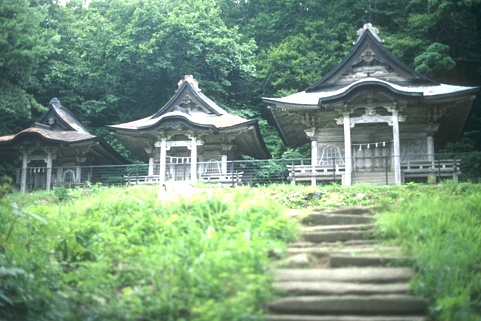
#> input picture Photos_Subset/Original/BSDS300_12_249087.jpg, 481 x 321 px; its folder holds only this picture in this run
$ jupyter execute --allow-errors poisson_anscombe_denoising.ipynb   (older library calls are emulated)
#> lines starting #> are read from the running program, lines starting #| are printed output that depends on the picture
# Poisson Noise and Anscombe Transform Denoising

This notebook simulates Poisson noise (photon counting noise) in images and removes it using the **Anscombe Transform method**.

## What This Notebook Does:

1. **Adds Poisson Noise**: Simulates noise at 5 different intensity levels (scales: 0.1, 0.5, 1.0, 2.0, 5.0)
2. **Applies Anscombe Transform Denoising**: Uses a 3-step process:
   - Transform the noisy image to stabilize variance
   - Apply a denoising filter (Gaussian, Median, or Bilateral)
   - Inverse transform back to original domain
3. **Calculates Quality Metrics**: PSNR, SSIM, MSE, Entropy, and more
4. **Generates Visualizations**: Creates histograms and sample image comparisons

## Output Directory Structure:
```
data_results/data/
├── Poisson_Anscombe_Metric/    # CSV files with quality metrics
├── Poisson_Noised_Images/       # Images with noise added
├── Poisson_Anscombe_Sample/     # Side-by-side comparisons of original, noisy, denoised
└── graph/poisson/               # Histogram visualizations of metrics
```

## Applications:
- Medical imaging (X-ray, CT scans)
- Astronomy (telescope images)
- Low-light photography
- Any photon-limited imaging scenario

## 1. Import Required Libraries

[cell 1]
import os
import cv2
import numpy as np
import random
from tqdm import tqdm
from skimage.metrics import peak_signal_noise_ratio as psnr
from skimage.metrics import structural_similarity as ssim
from scipy.stats import entropy
import pandas as pd
import matplotlib.pyplot as plt
import seaborn as sns
from pathlib import Path

# Set random seeds for reproducibility
random.seed("This is a seed.")
np.random.seed(42)

# Configure matplotlib for nice-looking plots
plt.style.use('seaborn-v0_8-darkgrid')
sns.set_palette("husl")

print("✓ All libraries imported successfully")
print(f'✓ Random seed set for reproducibility')

## 2. Configure Input and Output Paths

**IMPORTANT**: Update `base_path` to point to your folder containing original images.

The notebook will automatically create the output directory structure if it doesn't exist.

[cell 2]
# ============ INPUT PATH ============
# Update this to point to your images folder
base_path = "../Photos_Subset/Original"

# ============ OUTPUT PATH ============
# All results will be saved under this directory
output_base = "data_results/data"

# Create output directory if it doesn't exist
Path(output_base).mkdir(parents=True, exist_ok=True)
print(f"✓ Output directory: {output_base}")

# Verify input path exists
if not os.path.exists(base_path):
    raise FileNotFoundError(f"Input folder not found at: {base_path}")

if not os.path.isdir(base_path):
    raise NotADirectoryError(f"{base_path} is not a directory")

print(f"✓ Input path verified: {base_path}")

## 3. Define Poisson Noise Function

Poisson noise models the randomness in photon counting. This is the primary noise source in:
- Low-light imaging
- Medical X-rays
- Astronomy

The `scale` parameter controls noise intensity:
- **Lower scale** (e.g., 0.1) = more noise (fewer photons)
- **Higher scale** (e.g., 5.0) = less noise (more photons)

[cell 3]
def add_poisson_noise(image, scale=1.0):
    """
    Add Poisson noise to an image.

    Parameters:
    -----------
    image : numpy array
        Input image (BGR format from cv2)
    scale : float
        Noise intensity control
        - scale < 1.0: more noise (lower photon count)
        - scale = 1.0: standard Poisson noise
        - scale > 1.0: less noise (higher photon count)

    Returns:
    --------
    numpy array : Image with Poisson noise added
    """
    # Normalize to [0, 1] range
    image_normalized = image.astype(np.float64) / 255.0

    # Scale to control noise level
    scaled_image = image_normalized / scale

    # Apply Poisson noise (models photon counting)
    noisy = np.random.poisson(scaled_image * 255) / 255.0

    # Scale back
    noisy = noisy * scale

    # Convert back to uint8 [0, 255]
    noisy = np.clip(noisy * 255, 0, 255).astype(np.uint8)

    return noisy

print("✓ Poisson noise function defined")

## 4. Define Anscombe Transform Functions

The **Anscombe Transform** converts Poisson-distributed noise into approximately Gaussian noise with stable variance. This makes standard denoising filters more effective.

**Three-step denoising process:**
1. Apply Anscombe transform: `y = 2√(x + 3/8)`
2. Apply denoising filter (Gaussian, Median, or Bilateral)
3. Apply inverse transform: `x = (y/2)² - 3/8`

[cell 4]
# [87 lines left out: functions anscombe_transform, inverse_anscombe_transform, denoise_with_anscombe, not called in this run]

print("✓ Anscombe transform functions defined")

## 5. Define Image Quality Metric Functions

These functions measure how well the denoising worked:

- **PSNR** (Peak Signal-to-Noise Ratio): Higher is better (measures pixel accuracy)
- **SSIM** (Structural Similarity): Closer to 1 is better (measures perceived quality)
- **MSE** (Mean Squared Error): Lower is better (pixel-level error)
- **Entropy**: Measures information content
- **Sharpness**: Uses Laplacian variance to measure edge clarity
- **Spatial Frequency**: Measures image detail
- **Dynamic Range**: Measures contrast (max - min intensity)

[cell 5]
def calculate_entropy(image):
    """Calculate entropy (information content) of image."""
    if len(image.shape) == 3:
        gray = cv2.cvtColor(image, cv2.COLOR_BGR2GRAY)
    else:
        gray = image

    hist, _ = np.histogram(gray.flatten(), bins=256, range=(0, 256))
    hist = hist / hist.sum()
    hist = hist[hist > 0]
    return entropy(hist, base=2)


def calculate_sharpness(image):
    """Calculate image sharpness using Laplacian variance."""
    if len(image.shape) == 3:
        gray = cv2.cvtColor(image, cv2.COLOR_BGR2GRAY)
    else:
        gray = image

    laplacian = cv2.Laplacian(gray, cv2.CV_64F)
    return laplacian.var()


def calculate_spatial_frequency(image):
    """Calculate spatial frequency (measures image detail)."""
    if len(image.shape) == 3:
        gray = cv2.cvtColor(image, cv2.COLOR_BGR2GRAY)
    else:
        gray = image

    gray = gray.astype(np.float64)
    RF = np.sqrt(np.mean(np.diff(gray, axis=1) ** 2))  # Row frequency
    CF = np.sqrt(np.mean(np.diff(gray, axis=0) ** 2))  # Column frequency
    SF = np.sqrt(RF ** 2 + CF ** 2)
    return SF


def calculate_dynamic_range(image):
    """Calculate dynamic range (max - min intensity)."""
    if len(image.shape) == 3:
        gray = cv2.cvtColor(image, cv2.COLOR_BGR2GRAY)
    else:
        gray = image
    return np.max(gray) - np.min(gray)


def calculate_noise_variance(original, noisy):
    """Calculate variance of the noise (difference between images)."""
    if len(original.shape) == 3:
        original_gray = cv2.cvtColor(original, cv2.COLOR_BGR2GRAY)
        noisy_gray = cv2.cvtColor(noisy, cv2.COLOR_BGR2GRAY)
    else:
        original_gray = original
        noisy_gray = noisy

    noise = noisy_gray.astype(np.float64) - original_gray.astype(np.float64)
    return np.var(noise)


def calculate_all_metrics(original, processed, prefix=""):
    """
    Calculate all quality metrics comparing original to processed image.

    Parameters:
    -----------
    original : numpy array
        Original clean image
    processed : numpy array
        Noisy or denoised image to compare
    prefix : str
        Prefix for metric names (e.g., 'Noisy_' or 'Denoised_')

    Returns:
    --------
    dict : Dictionary containing all calculated metrics
    """
    # Convert to grayscale for metric calculation
    if len(original.shape) == 3:
        original_gray = cv2.cvtColor(original, cv2.COLOR_BGR2GRAY)
        processed_gray = cv2.cvtColor(processed, cv2.COLOR_BGR2GRAY)
    else:
        original_gray = original
        processed_gray = processed

    # Calculate standard metrics
    psnr_value = psnr(original_gray, processed_gray, data_range=255)
    ssim_value = ssim(original_gray, processed_gray, data_range=255)
    mse_value = np.mean((original_gray.astype(np.float64) - processed_gray.astype(np.float64)) ** 2)

    # Calculate entropy difference
    entropy_orig = calculate_entropy(original)
    entropy_processed = calculate_entropy(processed)
    entropy_diff = abs(entropy_processed - entropy_orig)

    # Calculate additional metrics
    noise_var = calculate_noise_variance(original, processed)
    sharpness_value = calculate_sharpness(processed)
    spatial_freq = calculate_spatial_frequency(processed)
    dynamic_range = calculate_dynamic_range(processed)

    return {
        f"{prefix}PSNR": psnr_value,
        f"{prefix}SSIM": ssim_value,
        f"{prefix}MSE": mse_value,
        f"{prefix}Entropy_Diff": entropy_diff,
        f"{prefix}Noise_Variance": noise_var,
        f"{prefix}Sharpness": sharpness_value,
        f"{prefix}Spatial_Freq": spatial_freq,
        f"{prefix}Dynamic_Range": dynamic_range
    }

print("✓ All metric calculation functions defined")

## 6. Configure Processing Parameters

Define the noise levels and denoising filters to test:

**Noise Scales:**
- 0.1 = Very high noise (low photon count)
- 0.5 = High noise
- 1.0 = Standard Poisson noise
- 2.0 = Moderate noise
- 5.0 = Low noise (high photon count)

**Denoising Filters:**
- Gaussian blur (kernel sizes 3, 5, 7)
- Median filter (kernel sizes 3, 5)
- Bilateral filter (kernel size 5)

This creates **30 total combinations** to test (5 noise levels × 6 filters).

[cell 6]
# ============ NOISE LEVEL CONFIGURATIONS ============
POISSON_PARAMS = [
    {"scale": 0.1, "name": "scale_0.1"},   # Very high noise
    {"scale": 0.5, "name": "scale_0.5"},   # High noise
    {"scale": 1.0, "name": "scale_1.0"},   # Standard Poisson
    {"scale": 2.0, "name": "scale_2.0"},   # Moderate noise
    {"scale": 5.0, "name": "scale_5.0"},   # Low noise
]

# ============ DENOISING FILTER CONFIGURATIONS ============
ANSCOMBE_FILTERS = [
    {"filter_type": "gaussian", "kernel_size": 3, "name": "gaussian_k3"},
    {"filter_type": "gaussian", "kernel_size": 5, "name": "gaussian_k5"},
    {"filter_type": "gaussian", "kernel_size": 7, "name": "gaussian_k7"},
    {"filter_type": "median", "kernel_size": 3, "name": "median_k3"},
    {"filter_type": "median", "kernel_size": 5, "name": "median_k5"},
    {"filter_type": "bilateral", "kernel_size": 5, "name": "bilateral_k5"},
]

print(f"✓ Configured {len(POISSON_PARAMS)} noise levels")
print(f"✓ Configured {len(ANSCOMBE_FILTERS)} denoising filters")
print(f"✓ Total combinations to test: {len(POISSON_PARAMS) * len(ANSCOMBE_FILTERS)}")

## 7. Setup Output Directories and Load Images

This cell:
1. Creates the output directory structure (if it doesn't exist)
2. Scans the input folder for image files
3. Separates color and black & white images
4. Selects 5 sample images for detailed comparison visualizations

[cell 7]
# ============ CREATE OUTPUT DIRECTORIES ============
metrics_root = os.path.join(output_base, "Poisson_Anscombe_Metric")
noised_root = os.path.join(output_base, "Poisson_Noised_Images")
sample_root = os.path.join(output_base, "Poisson_Anscombe_Sample")
graph_root = os.path.join(output_base, "graph/poisson")

# Create all directories (checking if they already exist)
for directory in [metrics_root, noised_root, sample_root, graph_root]:
    Path(directory).mkdir(parents=True, exist_ok=True)
    print(f"✓ Directory ready: {directory}")

# ============ LOAD IMAGE FILES ============
# Get all image files from input directory
all_files = [f for f in os.listdir(base_path)
             if f.lower().endswith((".png", ".jpg", ".jpeg", ".bmp", ".tiff"))
             and os.path.isfile(os.path.join(base_path, f))]

# Separate color and black & white images
color_files = []
bw_files = []

for filename in all_files:
    # Check if filename indicates black & white
    if filename[-6:-4] == 'bw' or filename.lower().endswith('_bw.jpg') or filename.lower().endswith('_bw.png'):
        bw_files.append(filename)
    else:
        color_files.append(filename)
#> further down, img is the input picture: shape (321, 481, 3); mean B, G, R 120.9, 148.3, 118

# ============ SELECT SAMPLE IMAGES ============
# Choose 5 images for detailed comparison visualizations
sample_images = []
if len(all_files) >= 5:
    # Try to get a mix of color and B&W
    sample_color = color_files[:3] if len(color_files) >= 3 else color_files
    sample_bw = bw_files[:2] if len(bw_files) >= 2 else bw_files
    sample_images = sample_color + sample_bw
    # If we don't have 5 yet, just take first 5 overall
    if len(sample_images) < 5:
        sample_images = all_files[:5]
else:
    sample_images = all_files

# ============ SUMMARY ============
print(f"\n{'='*70}")
print(f"IMAGE INVENTORY")
print(f"{'='*70}")
print(f"Color images found: {len(color_files)}")
print(f"B&W images found: {len(bw_files)}")
print(f"Total images: {len(all_files)}")
print(f"Sample images selected: {len(sample_images)}")
print(f"{'='*70}")

## 8. Main Processing Loop: Add Noise and Denoise

This is the main processing cell that:

**For each noise level (5 levels):**
1. Adds Poisson noise to all images
2. Saves noisy images to disk
3. Calculates quality metrics for noisy images
4. Saves metrics to CSV files

**For each denoising filter (6 filters):**
1. Applies Anscombe transform denoising
2. Calculates quality metrics and improvements
3. Saves denoised metrics to CSV files
4. Stores sample images for visualization

**Total iterations:** 5 noise levels × 6 filters = 30 combinations

This cell may take several minutes depending on the number of images.

[cell 8]
# ============ MAIN PROCESSING LOOP ============

# Dictionary to store sample images for visualization later
sample_data = {}

#> (the rest of this cell did not finish here and is left out)

#> in add_poisson_noise, `noisy = np.random.poisson(scaled_image * 255) / 255.0`:
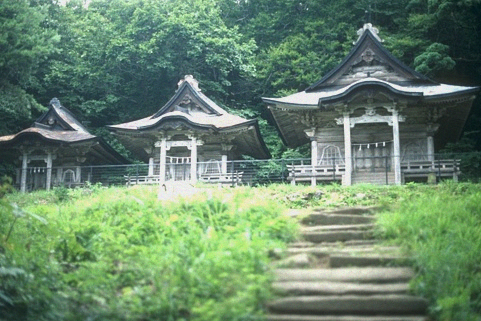
#> noisy: shape (321, 481, 3) float64; mean B, G, R 4.74, 5.81, 4.63; drawn with min black and max white

        # Save noisy image to disk
        output_filename = f"noisy_{filename}"
        output_path = os.path.join(noise_output_dir, output_filename)
        cv2.imwrite(output_path, noisy_img)

        # Store in memory for denoising
        noisy_images_dict[filename] = noisy_img

        # Store for sample visualization
        if filename in sample_images:
            if filename not in sample_data:
                sample_data[filename] = {'original': img, 'noisy': {}, 'denoised': {}}
            sample_data[filename]['noisy'][param_name] = noisy_img

        # Calculate quality metrics
        noisy_metrics = calculate_all_metrics(img, noisy_img, prefix="Noisy_")
#> in calculate_all_metrics, `original_gray = cv2.cvtColor(original, cv2.COLOR_BGR2GRAY)`:
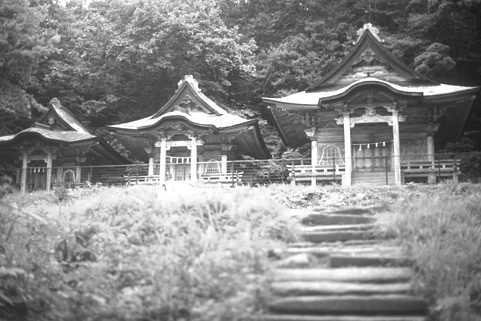
#> original_gray: shape (321, 481); min 23, max 255, mean 136.1
#> in calculate_all_metrics, `psnr_value = psnr(original_gray, processed_gray, data_range=255)`: psnr_value = 40.04
#> in calculate_all_metrics, `ssim_value = ssim(original_gray, processed_gray, data_range=255)`: ssim_value = 0.987
#> in calculate_all_metrics, `mse_value = np.mean((original_gray.astype(np.float64) - processed_gray..`: mse_value = 6.44
#> in calculate_entropy, `hist, _ = np.histogram(gray.flatten(), bins=256, range=(0, 256))`: hist = 256 values, max 1430 at index 254, min 0 at index 0, mean 603.1
#> in calculate_entropy, `hist = hist / hist.sum()`: hist = 256 values, max 0.00926 at index 254, min 0 at index 0, mean 0.00391
#> in calculate_entropy, `hist = hist[hist > 0]`: hist = 232 values, max 0.00926 at index 230, min 6.48e-06 at index 0, mean 0.00431
#> in calculate_all_metrics, `entropy_orig = calculate_entropy(original)`: entropy_orig = 7.72
#> in calculate_all_metrics, `entropy_processed = calculate_entropy(processed)`: entropy_processed = 7.73
#> in calculate_all_metrics, `entropy_diff = abs(entropy_processed - entropy_orig)`: entropy_diff = 0.0114
#> in calculate_noise_variance, `noise = noisy_gray.astype(np.float64) - original_gray.astype(np.float64)`:
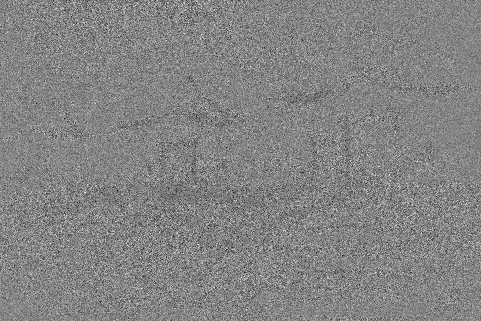
#> noise: shape (321, 481) float64; min -14, max 12, mean -0.53; drawn with min black and max white
#> in calculate_all_metrics, `noise_var = calculate_noise_variance(original, processed)`: noise_var = 6.16
#> (the rest of the program and of its run is left out)
